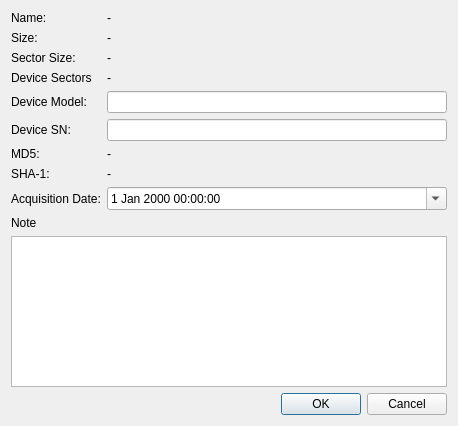
<?xml version="1.0" encoding="UTF-8"?>
<ui version="4.0">
 <class>SourceInfoDialog</class>
 <widget class="QDialog" name="SourceInfoDialog">
  <property name="geometry">
   <rect>
    <x>0</x>
    <y>0</y>
    <width>458</width>
    <height>426</height>
   </rect>
  </property>
  <property name="windowTitle">
   <string>Dialog</string>
  </property>
  <property name="modal">
   <bool>true</bool>
  </property>
  <layout class="QVBoxLayout" name="verticalLayout">
   <item>
    <layout class="QFormLayout" name="formLayout">
     <item row="0" column="0">
      <widget class="QLabel" name="label">
       <property name="sizePolicy">
        <sizepolicy hsizetype="Fixed" vsizetype="Fixed">
         <horstretch>0</horstretch>
         <verstretch>0</verstretch>
        </sizepolicy>
       </property>
       <property name="text">
        <string>Name:</string>
       </property>
      </widget>
     </item>
     <item row="0" column="1">
      <widget class="QLabel" name="imageNameLabel">
       <property name="text">
        <string>-</string>
       </property>
      </widget>
     </item>
     <item row="1" column="0">
      <widget class="QLabel" name="label_3">
       <property name="sizePolicy">
        <sizepolicy hsizetype="Fixed" vsizetype="Fixed">
         <horstretch>0</horstretch>
         <verstretch>0</verstretch>
        </sizepolicy>
       </property>
       <property name="text">
        <string>Size:</string>
       </property>
      </widget>
     </item>
     <item row="1" column="1">
      <widget class="QLabel" name="imageSizeLabel">
       <property name="sizePolicy">
        <sizepolicy hsizetype="Preferred" vsizetype="Fixed">
         <horstretch>0</horstretch>
         <verstretch>0</verstretch>
        </sizepolicy>
       </property>
       <property name="text">
        <string>-</string>
       </property>
      </widget>
     </item>
     <item row="2" column="0">
      <widget class="QLabel" name="label_2">
       <property name="sizePolicy">
        <sizepolicy hsizetype="Fixed" vsizetype="Fixed">
         <horstretch>0</horstretch>
         <verstretch>0</verstretch>
        </sizepolicy>
       </property>
       <property name="text">
        <string>Sector Size:</string>
       </property>
      </widget>
     </item>
     <item row="2" column="1">
      <widget class="QLabel" name="sectorSizeLabel">
       <property name="sizePolicy">
        <sizepolicy hsizetype="Preferred" vsizetype="Fixed">
         <horstretch>0</horstretch>
         <verstretch>0</verstretch>
        </sizepolicy>
       </property>
       <property name="text">
        <string>-</string>
       </property>
      </widget>
     </item>
     <item row="4" column="0">
      <widget class="QLabel" name="label_5">
       <property name="text">
        <string>Device Model:</string>
       </property>
      </widget>
     </item>
     <item row="4" column="1">
      <widget class="QLineEdit" name="deviceModelLineEdit"/>
     </item>
     <item row="5" column="0">
      <widget class="QLabel" name="label_6">
       <property name="text">
        <string>Device SN:</string>
       </property>
      </widget>
     </item>
     <item row="5" column="1">
      <widget class="QLineEdit" name="deviceSnLineEdit"/>
     </item>
     <item row="8" column="0">
      <widget class="QLabel" name="label_7">
       <property name="text">
        <string>Acquisition Date:</string>
       </property>
      </widget>
     </item>
     <item row="8" column="1">
      <widget class="QDateTimeEdit" name="acquisitionDateTimeEdit">
       <property name="calendarPopup">
        <bool>true</bool>
       </property>
       <property name="timeSpec">
        <enum>Qt::UTC</enum>
       </property>
      </widget>
     </item>
     <item row="3" column="0">
      <widget class="QLabel" name="label_8">
       <property name="sizePolicy">
        <sizepolicy hsizetype="Fixed" vsizetype="Fixed">
         <horstretch>0</horstretch>
         <verstretch>0</verstretch>
        </sizepolicy>
       </property>
       <property name="text">
        <string>Device Sectors</string>
       </property>
      </widget>
     </item>
     <item row="3" column="1">
      <widget class="QLabel" name="deviceSectorsLabel">
       <property name="text">
        <string>-</string>
       </property>
      </widget>
     </item>
     <item row="6" column="0">
      <widget class="QLabel" name="label_9">
       <property name="sizePolicy">
        <sizepolicy hsizetype="Fixed" vsizetype="Fixed">
         <horstretch>0</horstretch>
         <verstretch>0</verstretch>
        </sizepolicy>
       </property>
       <property name="text">
        <string>MD5:</string>
       </property>
      </widget>
     </item>
     <item row="6" column="1">
      <widget class="QLabel" name="md5HashLabel">
       <property name="sizePolicy">
        <sizepolicy hsizetype="Preferred" vsizetype="Fixed">
         <horstretch>0</horstretch>
         <verstretch>0</verstretch>
        </sizepolicy>
       </property>
       <property name="text">
        <string>-</string>
       </property>
      </widget>
     </item>
     <item row="7" column="0">
      <widget class="QLabel" name="label_10">
       <property name="sizePolicy">
        <sizepolicy hsizetype="Fixed" vsizetype="Fixed">
         <horstretch>0</horstretch>
         <verstretch>0</verstretch>
        </sizepolicy>
       </property>
       <property name="text">
        <string>SHA-1:</string>
       </property>
      </widget>
     </item>
     <item row="7" column="1">
      <widget class="QLabel" name="sha1HashLabel">
       <property name="sizePolicy">
        <sizepolicy hsizetype="Preferred" vsizetype="Fixed">
         <horstretch>0</horstretch>
         <verstretch>0</verstretch>
        </sizepolicy>
       </property>
       <property name="text">
        <string>-</string>
       </property>
      </widget>
     </item>
    </layout>
   </item>
   <item>
    <widget class="QLabel" name="label_4">
     <property name="text">
      <string>Note</string>
     </property>
    </widget>
   </item>
   <item>
    <widget class="QPlainTextEdit" name="notePlainTextEdit"/>
   </item>
   <item>
    <widget class="QDialogButtonBox" name="buttonBox">
     <property name="orientation">
      <enum>Qt::Horizontal</enum>
     </property>
     <property name="standardButtons">
      <set>QDialogButtonBox::Cancel|QDialogButtonBox::Ok</set>
     </property>
    </widget>
   </item>
  </layout>
 </widget>
 <resources/>
 <connections>
  <connection>
   <sender>buttonBox</sender>
   <signal>accepted()</signal>
   <receiver>SourceInfoDialog</receiver>
   <slot>accept()</slot>
   <hints>
    <hint type="sourcelabel">
     <x>248</x>
     <y>254</y>
    </hint>
    <hint type="destinationlabel">
     <x>157</x>
     <y>274</y>
    </hint>
   </hints>
  </connection>
  <connection>
   <sender>buttonBox</sender>
   <signal>rejected()</signal>
   <receiver>SourceInfoDialog</receiver>
   <slot>reject()</slot>
   <hints>
    <hint type="sourcelabel">
     <x>316</x>
     <y>260</y>
    </hint>
    <hint type="destinationlabel">
     <x>286</x>
     <y>274</y>
    </hint>
   </hints>
  </connection>
 </connections>
</ui>
